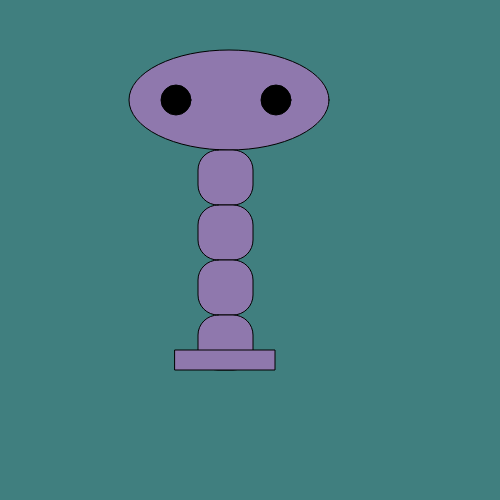
Frame 1 (no input)
Frame 60 (no input): identical to frame 1, image omitted
Frame 120 (the mouse pressed at the canvas centre since frame 60): identical to frame 1, image omitted

The p5.js sketch that drew this single still picture (run headless with seeded random() and noise() and a simulated clock; from frame 60 on, the mouse is pressed at the canvas centre):

// p5.js sketch
// ── sketch.js
function setup() {
	createCanvas(500, 500);
	background(64, 127, 127);
}

function draw() {
  
  background(64, 127, 127);
	

	// Head
	beginShape();
	fill(143, 120, 173);
	ellipse(229, 100, 200, 100);
	endShape(CLOSE);

	// Body
	beginShape();
	fill(143, 120, 173);
	rect(198, 150, 55, 55, 20);
	rect(198, 205, 55, 55, 20);
	rect(198, 260, 55, 55, 20);
	rect(198, 315, 55, 55, 20);
	endShape(CLOSE);

	// Arm 1
	beginShape();
	fill(143, 120, 173);
	rect(175, 350, 100, 20);
	endShape(CLOSE);

	// eye 1
	beginShape();
	fill(0, 0, 0);
	ellipse(176, 100, 30, 30);
	endShape(CLOSE);

	// eye 2
	beginShape();
	fill(0, 0, 0);
	ellipse(276, 100, 30, 30);
	endShape(CLOSE);
}
